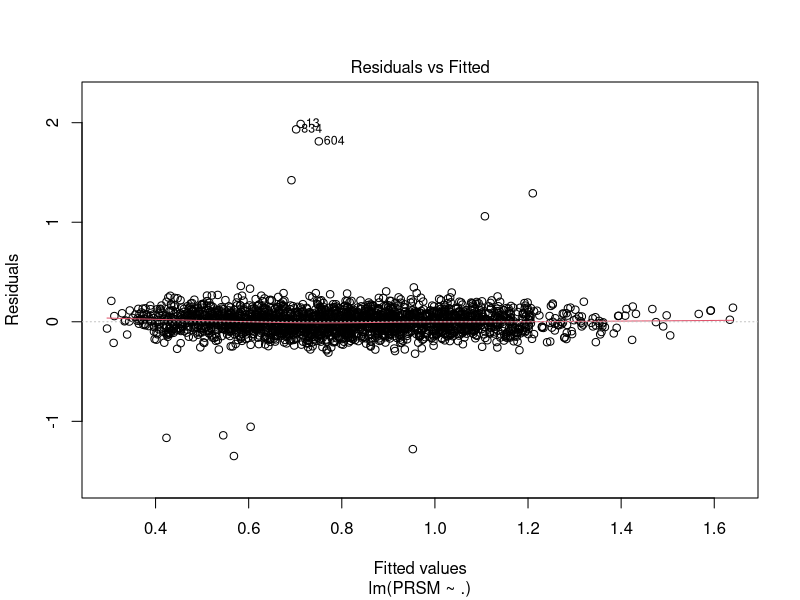

Reproduce this figure in R.
## ---- chunk 1
#| label: setup
#| echo: false
#| warning: false

library(dplyr)
library(knitr)
options(scipen = 999)
knitr::opts_chunk$set(
    echo = TRUE, tidy = TRUE, warning = FALSE, message = FALSE, fig.width=10,
    tidy.opts = list(width.cutoff=70, arrow=TRUE, indent=2),
    fig.height = 3.375, fig.width = 6
)
## ---- chunk 2
installment2_id01 <- read.csv("installment2_id01.csv")

# make NAICS, WomanOwned, FICO categorical variables
# add the chance of delinquency
installment2_id01 = installment2_id01 %>%
  mutate(NAICS = as.factor(NAICS),
         WomanOwned = as.factor(WomanOwned),
         FICO = case_when(
           (300 <= FICO)&(FICO <= 579) ~ "Poor",
           (580 <= FICO)&(FICO <= 669) ~ "Fair",
           (670 <= FICO)&(FICO <= 739) ~ "Good",
           (740 <= FICO)&(FICO <= 799) ~ "Very Good",
           (800 <= FICO)&(FICO <= 850) ~ "Excellent",
         ),
         p_delinquent = Num_Delinquent/Num_CreditLines)

model = lm(PRSM ~. , data = installment2_id01)
installment2_id01$residual=residuals(model)

plot(model,1) # observed 11 outliers whose residuals >= 1 or <= -1
## ---- chunk 3

## ---- chunk 4
# TODO: after deciding the model, print the most easy to understand
# version of it. Table? Just the model?
fullmodel <- lm(PRSM ~ ., data = installment2_id01)
kable(summary(fullmodel)$coefficients, digits = 2)

stepmodel <- step(fullmodel, trace = 0)
kable(summary(stepmodel)$coefficients, digits = 2)

stress_model <- lm(PRSM ~ Stress, data = installment2_id01)
kable(summary(stress_model)$coefficients, digits = 2)
